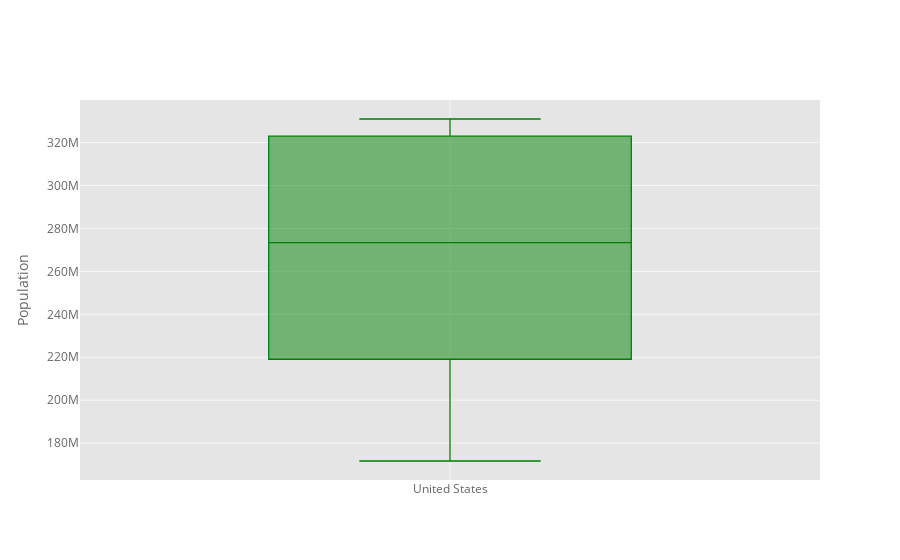

Notebook code for this chart:
### Markdown cell above
## Boxplot

### Code cell
df_population['United States'].iplot(kind='box', color='green', 
                                     yTitle='Population')

### Figure 1 — Plotly figure (JSON) as saved in the notebook; plotly's stock layout.template omitted (floating-point values rounded to 4 significant figures)
{"data": [{"boxpoints": false, "line": {"width": 1.3}, "marker": {"color": "rgba(0, 128, 0, 1.0)"}, "name": "United States", "orientation": "v", "type": "box", "y": [171685336, 186720571, 199733676, 209513341, 219081251, 229476354, 240499825, 252120309, 265163745, 281710909, 294993511, 309011475, 320878310, 323015995, 325084756, 327096265, 329064917, 331002651]}], "layout": {"autosize": true, "legend": {"bgcolor": "#FFFFFF", "font": {"color": "#666666"}}, "paper_bgcolor": "#FFFFFF", "plot_bgcolor": "#E5E5E5", "title": {"font": {"color": "#151516"}}, "xaxis": {"autorange": true, "gridcolor": "#F6F6F6", "range": [-0.5, 0.5], "showgrid": true, "tickfont": {"color": "#666666"}, "title": {"font": {"color": "#666666"}, "text": ""}, "type": "category", "zerolinecolor": "#F6F6F6"}, "yaxis": {"autorange": true, "gridcolor": "#F6F6F6", "range": [162800000.0, 339900000.0], "showgrid": true, "tickfont": {"color": "#666666"}, "title": {"font": {"color": "#666666"}, "text": "Population"}, "type": "linear", "zerolinecolor": "#F6F6F6"}}}
